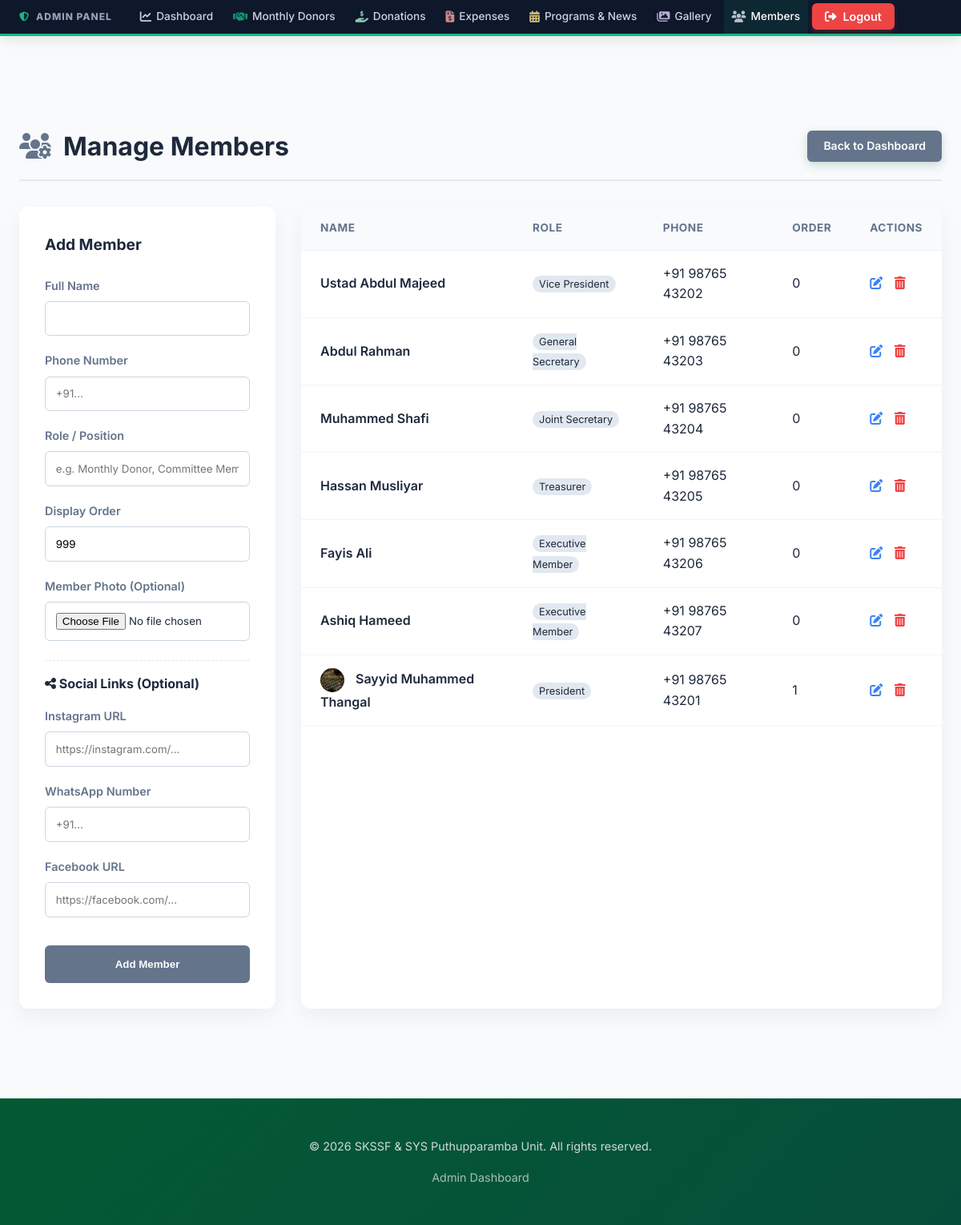
The app's page /manage/members/ (signed in), older data.
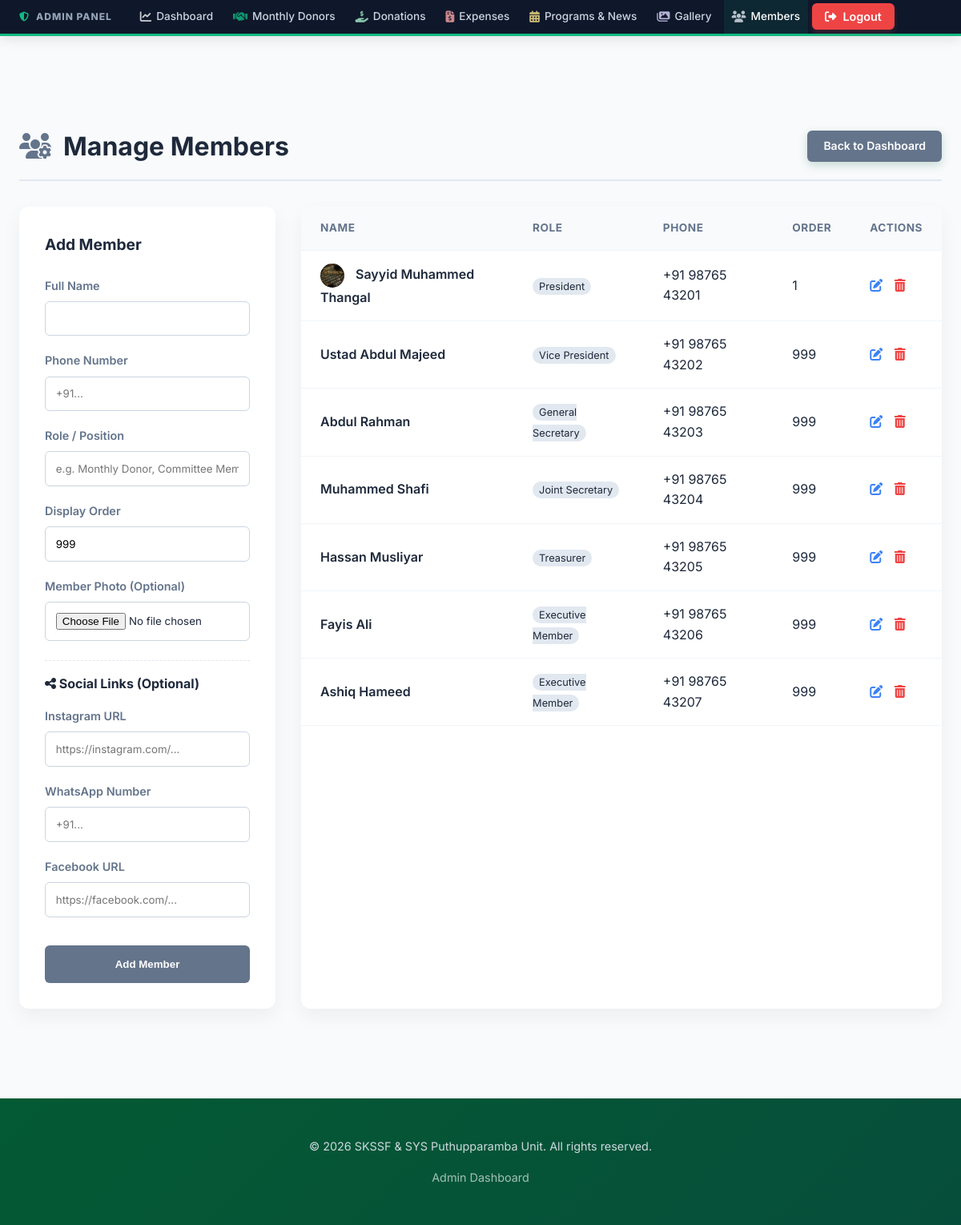
The same page, newer data.
### portal/models.py (models this page shows, shortened)
class Member(models.Model):
    name = models.CharField(max_length=255)
    role = models.CharField(max_length=100)
    phone = models.CharField(max_length=20)
    photo = models.ImageField(upload_to='committee/', null=True, blank=True)
    order = models.PositiveIntegerField(default=999, help_text="Order in which they appear on the committee page")
    instagram = models.URLField(max_length=255, null=True, blank=True, help_text="Instagram Profile URL")
    whatsapp = models.CharField(max_length=20, null=True, blank=True, help_text="WhatsApp Number with country code")
    facebook = models.URLField(max_length=255, null=True, blank=True, help_text="Facebook Profile URL")
    class Meta:
        ordering = ['order']

### portal/views.py (the view)
# urls.py: path('manage/members/', views.manage_members, name='manage_members'),
@staff_member_required(login_url='/login/')
def manage_members(request):
    if request.method == 'POST':
        form = MemberForm(request.POST, request.FILES)
        if form.is_valid():
            form.save()
            messages.success(request, 'Member added successfully!')
            return redirect('manage_members')
    else:
        form = MemberForm()
    members = Member.objects.all()
    return render(request, 'manage_members.html', {'form': form, 'members': members})

### portal/forms.py
class MemberForm(forms.ModelForm):
    class Meta:
        model = Member
        fields = ['name', 'phone', 'role', 'order', 'photo', 'instagram', 'whatsapp', 'facebook']
        widgets = {
            'name': forms.TextInput(attrs={'class': 'form-control'}),
            'phone': forms.TextInput(attrs={'class': 'form-control', 'placeholder': '+91...'}),
            'role': forms.TextInput(attrs={'class': 'form-control', 'placeholder': 'e.g. Monthly Donor, Committee Member'}),
            'order': forms.NumberInput(attrs={'class': 'form-control'}),
            'photo': forms.FileInput(attrs={'class': 'form-control'}),
            'instagram': forms.URLInput(attrs={'class': 'form-control', 'placeholder': 'https://instagram.com/...'}),
            'whatsapp': forms.TextInput(attrs={'class': 'form-control', 'placeholder': '+91...'}),
            'facebook': forms.URLInput(attrs={'class': 'form-control', 'placeholder': 'https://facebook.com/...'}),
        }

### templates/manage_members.html (shortened to what this page needs)
{% extends 'base.html' %}
{% block content %}
<div class="manage-section">
    <div class="container">
        <div class="manage-header">
            <h1><i class="fas fa-users-cog"></i> Manage Members</h1>
            <a href="{% url 'dashboard' %}" class="btn-donate" style="background: var(--text-muted);">Back to Dashboard</a>
        </div>
        <div class="layout-grid">
            <div class="form-card">
                <h2>Add Member</h2>
                <form method="POST" enctype="multipart/form-data">
                    <div class="form-group"><label>Full Name</label>{{ form.name }}</div>
                    <div class="form-group"><label>Phone Number</label>{{ form.phone }}</div>
                    <div class="form-group"><label>Role / Position</label>{{ form.role }}</div>
                    <div style="display: flex; gap: 10px;">
                        <div class="form-group" style="flex: 1;"><label>Display Order</label>{{ form.order }}</div>
                    </div>
                    <div class="form-group"><label>Member Photo (Optional)</label>{{ form.photo }}</div>
                    <div style="margin-top: 1.5rem; padding-top: 1rem; border-top: 1px dashed #e2e8f0;">
                        <label style="display: block; margin-bottom: 1rem; font-weight: 700; color: var(--text-main);"><i class="fas fa-share-alt"></i> Social Links (Optional)</label>
                        <div class="form-group"><label>Instagram URL</label>{{ form.instagram }}</div>
                        <div class="form-group"><label>WhatsApp Number</label>{{ form.whatsapp }}</div>
                        <div class="form-group"><label>Facebook URL</label>{{ form.facebook }}</div>
                    </div>
                    <button type="submit" class="btn-submit">Add Member</button>
                </form>
            </div>
            <div class="list-card">
                <table class="data-table">
                    <thead>
                        <tr>
                            <th>Name</th>
                            <th>Role</th>
                            <th>Phone</th>
                            <th>Order</th>
                            <th>Actions</th>
                        </tr>
                    </thead>
                    <tbody>
                        {% for mem in members %}
                        <tr>
                            <td style="font-weight: 600; color: var(--text-main);">
                                {% if mem.photo %}
                                <div style="display: inline-block; width: 30px; height: 30px; border-radius: 50%; overflow: hidden; vertical-align: middle; margin-right: 10px; background: #e2e8f0;">
                                    <img src="{{ mem.photo.url }}" style="width: 100%; height: 100%; object-fit: cover;">
                                </div>
                                {% endif %}
                                {{ mem.name }}
                            </td>
                            <td><span style="background: #e2e8f0; padding: 3px 8px; border-radius: 12px; font-size: 0.8rem;">{{ mem.role }}</span></td>
                            <td>{{ mem.phone }}</td>
                            <td>{{ mem.order }}</td>
                            <td>
                                <a href="{% url 'edit_member' mem.pk %}" style="color: #3b82f6; margin-right: 10px;" title="Edit"><i class="fas fa-edit"></i></a>
                                <a href="{% url 'delete_member' mem.pk %}" style="color: #ef4444;" title="Delete"><i class="fas fa-trash-alt"></i></a>
                            </td>
                        </tr>
                        {% empty %}
                        <tr><td colspan="4" style="text-align: center; padding: 2rem;">No members added yet.</td></tr>
                        {% endfor %}
                    </tbody>
                </table>
            </div>
        </div>
    </div>
</div>
{% endblock %}

### templates/base.html (shortened to what this page needs)
<!DOCTYPE html>
<html lang="en">
<head>
    <link rel="stylesheet" href="https://cdnjs.cloudflare.com/ajax/libs/font-awesome/6.4.0/css/all.min.css">
</head>
<body>
    {% if '/manage/' not in request.path and '/dashboard/' not in request.path %}
            {% load static %}
    {% endif %}
    {% if request.user.is_staff %}
    {% if '/manage/' in request.path or '/dashboard/' in request.path %}
    <div class="admin-navbar">
        <div class="container admin-nav-container">
            <div class="admin-brand">
                <i class="fas fa-shield-alt"></i> Admin Panel
            </div>
            <div class="admin-nav-links" id="admin-nav-links">
                <a href="{% url 'dashboard' %}" class="admin-nav-link {% if request.path == '/dashboard/' %}active{% endif %}">
                    <i class="fas fa-chart-line icon-dashboard"></i> Dashboard
                </a>
                <a href="{% url 'manage_monthly_donors' %}" class="admin-nav-link {% if '/manage/monthly-donors/' in request.path %}active{% endif %}">
                    <i class="fas fa-handshake" style="color: #10b981;"></i> Monthly Donors
                </a>
                <a href="{% url 'manage_donations' %}" class="admin-nav-link {% if '/manage/donations/' in request.path %}active{% endif %}">
                    <i class="fas fa-hand-holding-usd icon-donations"></i> Donations
                </a>
                <a href="{% url 'manage_expenses' %}" class="admin-nav-link {% if '/manage/expenses/' in request.path %}active{% endif %}">
                    <i class="fas fa-file-invoice-dollar icon-expenses"></i> Expenses
                </a>
                <a href="{% url 'manage_programs' %}" class="admin-nav-link {% if '/manage/programs/' in request.path %}active{% endif %}">
                    <i class="fas fa-calendar-alt icon-programs"></i> Programs & News
                </a>
                <a href="{% url 'manage_gallery' %}" class="admin-nav-link {% if '/manage/gallery/' in request.path %}active{% endif %}">
                    <i class="fas fa-images icon-gallery"></i> Gallery
                </a>
                <a href="{% url 'manage_members' %}" class="admin-nav-link {% if '/manage/members/' in request.path %}active{% endif %}">
                    <i class="fas fa-users icon-members"></i> Members
                </a>
                <form action="{% url 'logout' %}" method="post" style="margin: 0; padding: 0; width: 100%;">
                    <button type="submit" class="admin-logout" style="border: none; cursor: pointer; font-family: inherit; width: 100%;">
                        <i class="fas fa-sign-out-alt"></i> Logout
                    </button>
                </form>
            </div>
        </div>
    </div>
    {% endif %}
    {% endif %}
    <main>
        {% block content %}{% endblock %}
    </main>
    <footer>
        <p>&copy; 2026 SKSSF & SYS Puthupparamba Unit. All rights reserved.</p>
        <p style="margin-top: 1rem; font-size: 0.9rem;">
            <a href="{% url 'dashboard' %}" style="color: rgba(255,255,255,0.7); text-decoration: none;">Admin Dashboard</a>
        </p>
    </footer>
</body>
</html>

### templates/base.html (style rules this page uses)
:root { --primary: #0F5132; --primary-light: #198754; --surface: #ffffff; --background: #f8fafc; --text-main: #1e293b; --text-muted: #64748b; --border: #e2e8f0; --radius-lg: 16px; --radius-md: 12px; --radius-sm: 8px; --shadow-sm: 0 1px 3px rgba(0, 0, 0, 0.05); --shadow-md: 0 4px 6px -1px rgba(0, 0, 0, 0.1), 0 2px 4px -1px rgba(0, 0, 0, 0.06); --shadow-lg: 0 10px 15px -3px rgba(0, 0, 0, 0.1), 0 4px 6px -2px rgba(0, 0, 0, 0.05); --transition: all 0.3s cubic-bezier(0.4, 0, 0.2, 1); }
* { box-sizing: border-box; margin: 0; padding: 0; }
body { font-family: 'Inter', -apple-system, BlinkMacSystemFont, sans-serif; background-color: var(--background); color: var(--text-main); line-height: 1.6; -webkit-font-smoothing: antialiased; display: flex; flex-direction: column; min-height: 100vh; }
.btn-donate { background-color: #045a33; color: white; padding: 0.5rem 1.25rem; border-radius: 6px; font-weight: 600; text-decoration: none; font-size: 14px; transition: all 0.3s ease; box-shadow: 0 4px 12px rgba(4, 90, 51, 0.2); }
.container { max-width: 1200px; margin: 0 auto; padding: 3rem 1.5rem; flex: 1; }
footer { background: linear-gradient(135deg, #045a33, #064e3b); color: #e2e8f0; text-align: center; padding: 3rem 1.5rem; font-size: 0.9rem; margin-top: auto; }
footer p { margin: 0; opacity: 0.9; }
.admin-navbar { background: #0f172a; color: white; padding: 0; border-bottom: 3px solid #10b981; box-shadow: 0 4px 15px rgba(0,0,0,0.1); position: sticky; top: 0; z-index: 1000; }
.admin-nav-container { display: flex; align-items: center; gap: 5px; padding: 0 1.5rem; }
.admin-nav-links { display: flex; align-items: center; gap: 5px; }
.admin-brand { color: #94a3b8; font-weight: 800; text-transform: uppercase; letter-spacing: 1px; margin-right: 20px; font-size: 0.75rem; display: flex; align-items: center; gap: 8px; padding: 10px 0; white-space: nowrap; }
.admin-brand i { color: #10b981; }
.admin-nav-link { color: #cbd5e1; text-decoration: none; padding: 10px 10px; font-size: 0.85rem; font-weight: 500; display: flex; align-items: center; gap: 6px; transition: all 0.3s ease; border-bottom: 3px solid transparent; margin-bottom: -3px; white-space: nowrap; }
.admin-nav-link i { font-size: 0.9rem; opacity: 0.8; transition: transform 0.3s ease; }
.admin-nav-link.active { color: white; border-bottom-color: #10b981; background: rgba(16, 185, 129, 0.1); }
.admin-logout { margin-left: auto; color: white; background: #ef4444; padding: 8px 16px; border-radius: 6px; text-decoration: none; font-size: 0.9rem; font-weight: 600; display: flex; align-items: center; gap: 8px; transition: all 0.3s ease; box-shadow: 0 4px 6px rgba(239, 68, 68, 0.2); }
.icon-dashboard { color: #f8fafc; }
.icon-donations { color: #a7f3d0; }
.icon-expenses { color: #fca5a5; }
.icon-programs { color: #fde68a; }
.icon-gallery { color: #ddd6fe; }
.icon-members { color: #e2e8f0; }

### templates/manage_members.html (style rules this page uses)
.manage-section { padding: 4rem 0; background: #f8fafc; min-height: 80vh; }
.manage-header { display: flex; justify-content: space-between; align-items: center; margin-bottom: 2rem; padding-bottom: 1rem; border-bottom: 2px solid #e2e8f0; }
.manage-header h1 { font-size: 2rem; color: var(--text-main); display: flex; align-items: center; gap: 15px; }
.manage-header h1 i { color: #64748b; }
.layout-grid { display: grid; grid-template-columns: 1fr 2.5fr; gap: 2rem; }
.form-card { background: white; padding: 2rem; border-radius: 12px; box-shadow: 0 10px 25px rgba(0,0,0,0.05); height: fit-content; position: sticky; top: 2rem; }
.form-card h2 { font-size: 1.2rem; color: var(--text-main); margin-bottom: 1.5rem; }
.form-group { margin-bottom: 1.2rem; }
.form-group label { display: block; margin-bottom: 0.5rem; font-weight: 600; color: var(--text-muted); font-size: 0.9rem; }
.form-control { width: 100%; padding: 0.8rem; border: 1px solid #cbd5e1; border-radius: 6px; font-family: inherit; }
.list-card { background: white; border-radius: 12px; box-shadow: 0 10px 25px rgba(0,0,0,0.05); overflow: hidden; }
.data-table { width: 100%; border-collapse: collapse; }
.data-table th, .data-table td { padding: 1rem 1.5rem; text-align: left; border-bottom: 1px solid #f1f5f9; }
.data-table th { background: #f8fafc; font-weight: 700; color: var(--text-muted); text-transform: uppercase; font-size: 0.85rem; letter-spacing: 0.5px; }
.btn-submit { width: 100%; padding: 1rem; background: #64748b; color: white; border: none; border-radius: 6px; font-weight: 700; cursor: pointer; margin-top: 1rem; }

Row changes from the older to the newer data that the page shows:
shown differently, row unchanged: Member "Sayyid Muhammed Thangal": moves up the list
changed Member "Ustad Abdul Majeed": order "0" → "999"
changed Member "Abdul Rahman": order "0" → "999"
changed Member "Muhammed Shafi": order "0" → "999"
changed Member "Hassan Musliyar": order "0" → "999"
changed Member "Fayis Ali": order "0" → "999"
changed Member "Ashiq Hameed": order "0" → "999"
